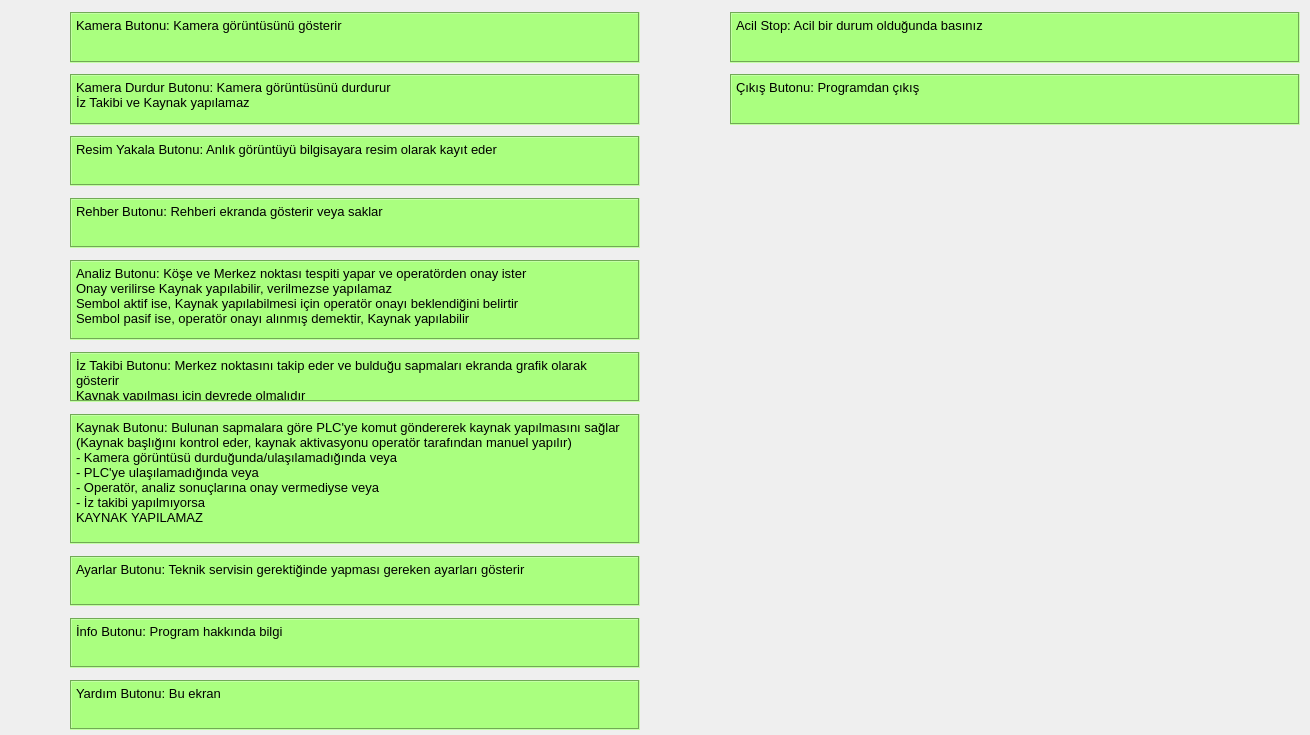
<?xml version="1.0" encoding="UTF-8"?>
<ui version="4.0">
 <class>helpDialog</class>
 <widget class="QDialog" name="helpDialog">
  <property name="windowModality">
   <enum>Qt::WindowModal</enum>
  </property>
  <property name="geometry">
   <rect>
    <x>0</x>
    <y>0</y>
    <width>1310</width>
    <height>735</height>
   </rect>
  </property>
  <property name="windowTitle">
   <string>Yardım Ekranı</string>
  </property>
  <property name="windowIcon">
   <iconset resource="icons.qrc">
    <normaloff>:/resources/Weather-icon.png</normaloff>:/resources/Weather-icon.png</iconset>
  </property>
  <widget class="QPushButton" name="infoButton">
   <property name="geometry">
    <rect>
     <x>0</x>
     <y>618</y>
     <width>52</width>
     <height>48</height>
    </rect>
   </property>
   <property name="text">
    <string/>
   </property>
   <property name="icon">
    <iconset resource="icons.qrc">
     <normaloff>:/resources/info-icon.png</normaloff>:/resources/info-icon.png</iconset>
   </property>
   <property name="iconSize">
    <size>
     <width>40</width>
     <height>40</height>
    </size>
   </property>
   <property name="flat">
    <bool>true</bool>
   </property>
  </widget>
  <widget class="QPushButton" name="analyzeButton">
   <property name="geometry">
    <rect>
     <x>2</x>
     <y>260</y>
     <width>60</width>
     <height>56</height>
    </rect>
   </property>
   <property name="toolTip">
    <string>Analiz</string>
   </property>
   <property name="text">
    <string/>
   </property>
   <property name="icon">
    <iconset resource="icons.qrc">
     <normaloff>:/resources/calculator-icon.png</normaloff>:/resources/calculator-icon.png</iconset>
   </property>
   <property name="iconSize">
    <size>
     <width>48</width>
     <height>48</height>
    </size>
   </property>
   <property name="flat">
    <bool>true</bool>
   </property>
  </widget>
  <widget class="QPushButton" name="playButton">
   <property name="geometry">
    <rect>
     <x>2</x>
     <y>12</y>
     <width>60</width>
     <height>56</height>
    </rect>
   </property>
   <property name="toolTip">
    <string>Kamera</string>
   </property>
   <property name="text">
    <string/>
   </property>
   <property name="icon">
    <iconset resource="icons.qrc">
     <normaloff>:/resources/Play-Normal-icon.png</normaloff>:/resources/Play-Normal-icon.png</iconset>
   </property>
   <property name="iconSize">
    <size>
     <width>48</width>
     <height>48</height>
    </size>
   </property>
   <property name="flat">
    <bool>true</bool>
   </property>
  </widget>
  <widget class="QPushButton" name="trackButton">
   <property name="enabled">
    <bool>true</bool>
   </property>
   <property name="geometry">
    <rect>
     <x>0</x>
     <y>352</y>
     <width>60</width>
     <height>56</height>
    </rect>
   </property>
   <property name="toolTip">
    <string>İz Takibi</string>
   </property>
   <property name="text">
    <string/>
   </property>
   <property name="icon">
    <iconset resource="icons.qrc">
     <normaloff>:/resources/Phone-Book-icon.png</normaloff>:/resources/Phone-Book-icon.png</iconset>
   </property>
   <property name="iconSize">
    <size>
     <width>48</width>
     <height>48</height>
    </size>
   </property>
   <property name="flat">
    <bool>true</bool>
   </property>
  </widget>
  <widget class="QPushButton" name="controlButton">
   <property name="enabled">
    <bool>true</bool>
   </property>
   <property name="geometry">
    <rect>
     <x>0</x>
     <y>414</y>
     <width>60</width>
     <height>56</height>
    </rect>
   </property>
   <property name="toolTip">
    <string>Kaynak</string>
   </property>
   <property name="text">
    <string/>
   </property>
   <property name="icon">
    <iconset resource="icons.qrc">
     <normaloff>:/resources/Weather-icon.png</normaloff>:/resources/Weather-icon.png</iconset>
   </property>
   <property name="iconSize">
    <size>
     <width>48</width>
     <height>48</height>
    </size>
   </property>
   <property name="flat">
    <bool>true</bool>
   </property>
  </widget>
  <widget class="QPushButton" name="screenShotButton">
   <property name="enabled">
    <bool>true</bool>
   </property>
   <property name="geometry">
    <rect>
     <x>2</x>
     <y>136</y>
     <width>60</width>
     <height>56</height>
    </rect>
   </property>
   <property name="toolTip">
    <string>Resim Yakala</string>
   </property>
   <property name="layoutDirection">
    <enum>Qt::LeftToRight</enum>
   </property>
   <property name="autoFillBackground">
    <bool>false</bool>
   </property>
   <property name="text">
    <string/>
   </property>
   <property name="icon">
    <iconset resource="icons.qrc">
     <normaloff>:/resources/Image-capture-icon.png</normaloff>:/resources/Image-capture-icon.png</iconset>
   </property>
   <property name="iconSize">
    <size>
     <width>48</width>
     <height>48</height>
    </size>
   </property>
   <property name="flat">
    <bool>true</bool>
   </property>
  </widget>
  <widget class="QPushButton" name="stopButton">
   <property name="enabled">
    <bool>true</bool>
   </property>
   <property name="geometry">
    <rect>
     <x>2</x>
     <y>74</y>
     <width>60</width>
     <height>56</height>
    </rect>
   </property>
   <property name="toolTip">
    <string>Kamera Durdur</string>
   </property>
   <property name="text">
    <string/>
   </property>
   <property name="icon">
    <iconset resource="icons.qrc">
     <normaloff>:/resources/Stop-Normal-icon.png</normaloff>:/resources/Stop-Normal-icon.png</iconset>
   </property>
   <property name="iconSize">
    <size>
     <width>48</width>
     <height>48</height>
    </size>
   </property>
   <property name="flat">
    <bool>true</bool>
   </property>
  </widget>
  <widget class="QPushButton" name="guideButton">
   <property name="geometry">
    <rect>
     <x>2</x>
     <y>198</y>
     <width>60</width>
     <height>56</height>
    </rect>
   </property>
   <property name="toolTip">
    <string>Rehber</string>
   </property>
   <property name="text">
    <string/>
   </property>
   <property name="icon">
    <iconset resource="icons.qrc">
     <normaloff>:/resources/target.png</normaloff>:/resources/target.png</iconset>
   </property>
   <property name="iconSize">
    <size>
     <width>48</width>
     <height>48</height>
    </size>
   </property>
   <property name="flat">
    <bool>true</bool>
   </property>
  </widget>
  <widget class="QPushButton" name="settingsButton">
   <property name="geometry">
    <rect>
     <x>0</x>
     <y>555</y>
     <width>60</width>
     <height>56</height>
    </rect>
   </property>
   <property name="toolTip">
    <string>Ayarlar</string>
   </property>
   <property name="text">
    <string/>
   </property>
   <property name="icon">
    <iconset resource="icons.qrc">
     <normaloff>:/resources/settings-icon.png</normaloff>:/resources/settings-icon.png</iconset>
   </property>
   <property name="iconSize">
    <size>
     <width>48</width>
     <height>48</height>
    </size>
   </property>
   <property name="flat">
    <bool>true</bool>
   </property>
  </widget>
  <widget class="QPlainTextEdit" name="plainTextEdit">
   <property name="geometry">
    <rect>
     <x>70</x>
     <y>12</y>
     <width>570</width>
     <height>51</height>
    </rect>
   </property>
   <property name="font">
    <font>
     <family>Arial</family>
     <pointsize>10</pointsize>
     <weight>50</weight>
     <bold>false</bold>
    </font>
   </property>
   <property name="styleSheet">
    <string notr="true">background-color: rgb(170, 255, 127);</string>
   </property>
   <property name="frameShape">
    <enum>QFrame::Box</enum>
   </property>
   <property name="verticalScrollBarPolicy">
    <enum>Qt::ScrollBarAlwaysOff</enum>
   </property>
   <property name="horizontalScrollBarPolicy">
    <enum>Qt::ScrollBarAlwaysOff</enum>
   </property>
   <property name="tabChangesFocus">
    <bool>false</bool>
   </property>
   <property name="documentTitle">
    <string/>
   </property>
   <property name="readOnly">
    <bool>true</bool>
   </property>
   <property name="plainText">
    <string>Kamera Butonu: Kamera görüntüsünü gösterir</string>
   </property>
   <property name="backgroundVisible">
    <bool>false</bool>
   </property>
  </widget>
  <widget class="QPlainTextEdit" name="plainTextEdit_2">
   <property name="geometry">
    <rect>
     <x>70</x>
     <y>74</y>
     <width>570</width>
     <height>51</height>
    </rect>
   </property>
   <property name="font">
    <font>
     <family>Arial</family>
     <pointsize>10</pointsize>
    </font>
   </property>
   <property name="styleSheet">
    <string notr="true">background-color: rgb(170, 255, 127);</string>
   </property>
   <property name="frameShape">
    <enum>QFrame::Box</enum>
   </property>
   <property name="verticalScrollBarPolicy">
    <enum>Qt::ScrollBarAlwaysOff</enum>
   </property>
   <property name="horizontalScrollBarPolicy">
    <enum>Qt::ScrollBarAlwaysOff</enum>
   </property>
   <property name="tabChangesFocus">
    <bool>false</bool>
   </property>
   <property name="documentTitle">
    <string/>
   </property>
   <property name="readOnly">
    <bool>true</bool>
   </property>
   <property name="plainText">
    <string>Kamera Durdur Butonu: Kamera görüntüsünü durdurur
İz Takibi ve Kaynak yapılamaz</string>
   </property>
   <property name="backgroundVisible">
    <bool>false</bool>
   </property>
  </widget>
  <widget class="QPlainTextEdit" name="plainTextEdit_3">
   <property name="geometry">
    <rect>
     <x>70</x>
     <y>136</y>
     <width>570</width>
     <height>50</height>
    </rect>
   </property>
   <property name="font">
    <font>
     <family>Arial</family>
     <pointsize>10</pointsize>
     <weight>50</weight>
     <bold>false</bold>
    </font>
   </property>
   <property name="styleSheet">
    <string notr="true">background-color: rgb(170, 255, 127);</string>
   </property>
   <property name="frameShape">
    <enum>QFrame::Box</enum>
   </property>
   <property name="verticalScrollBarPolicy">
    <enum>Qt::ScrollBarAlwaysOff</enum>
   </property>
   <property name="horizontalScrollBarPolicy">
    <enum>Qt::ScrollBarAlwaysOff</enum>
   </property>
   <property name="tabChangesFocus">
    <bool>false</bool>
   </property>
   <property name="documentTitle">
    <string/>
   </property>
   <property name="readOnly">
    <bool>true</bool>
   </property>
   <property name="plainText">
    <string>Resim Yakala Butonu: Anlık görüntüyü bilgisayara resim olarak kayıt eder</string>
   </property>
   <property name="backgroundVisible">
    <bool>false</bool>
   </property>
  </widget>
  <widget class="QPlainTextEdit" name="plainTextEdit_4">
   <property name="geometry">
    <rect>
     <x>70</x>
     <y>198</y>
     <width>570</width>
     <height>50</height>
    </rect>
   </property>
   <property name="font">
    <font>
     <family>Arial</family>
     <pointsize>10</pointsize>
     <weight>50</weight>
     <bold>false</bold>
    </font>
   </property>
   <property name="styleSheet">
    <string notr="true">background-color: rgb(170, 255, 127);</string>
   </property>
   <property name="frameShape">
    <enum>QFrame::Box</enum>
   </property>
   <property name="verticalScrollBarPolicy">
    <enum>Qt::ScrollBarAlwaysOff</enum>
   </property>
   <property name="horizontalScrollBarPolicy">
    <enum>Qt::ScrollBarAlwaysOff</enum>
   </property>
   <property name="tabChangesFocus">
    <bool>false</bool>
   </property>
   <property name="documentTitle">
    <string/>
   </property>
   <property name="readOnly">
    <bool>true</bool>
   </property>
   <property name="plainText">
    <string>Rehber Butonu: Rehberi ekranda gösterir veya saklar</string>
   </property>
   <property name="backgroundVisible">
    <bool>false</bool>
   </property>
  </widget>
  <widget class="QPlainTextEdit" name="plainTextEdit_5">
   <property name="geometry">
    <rect>
     <x>70</x>
     <y>260</y>
     <width>570</width>
     <height>80</height>
    </rect>
   </property>
   <property name="font">
    <font>
     <family>Arial</family>
     <pointsize>10</pointsize>
     <weight>50</weight>
     <bold>false</bold>
    </font>
   </property>
   <property name="styleSheet">
    <string notr="true">background-color: rgb(170, 255, 127);</string>
   </property>
   <property name="frameShape">
    <enum>QFrame::Box</enum>
   </property>
   <property name="verticalScrollBarPolicy">
    <enum>Qt::ScrollBarAlwaysOff</enum>
   </property>
   <property name="horizontalScrollBarPolicy">
    <enum>Qt::ScrollBarAlwaysOff</enum>
   </property>
   <property name="tabChangesFocus">
    <bool>false</bool>
   </property>
   <property name="documentTitle">
    <string/>
   </property>
   <property name="readOnly">
    <bool>true</bool>
   </property>
   <property name="plainText">
    <string>Analiz Butonu: Köşe ve Merkez noktası tespiti yapar ve operatörden onay ister
Onay verilirse Kaynak yapılabilir, verilmezse yapılamaz
Sembol aktif ise, Kaynak yapılabilmesi için operatör onayı beklendiğini belirtir
Sembol pasif ise, operatör onayı alınmış demektir, Kaynak yapılabilir</string>
   </property>
   <property name="backgroundVisible">
    <bool>false</bool>
   </property>
  </widget>
  <widget class="QPlainTextEdit" name="plainTextEdit_6">
   <property name="geometry">
    <rect>
     <x>70</x>
     <y>352</y>
     <width>570</width>
     <height>50</height>
    </rect>
   </property>
   <property name="font">
    <font>
     <family>Arial</family>
     <pointsize>10</pointsize>
     <weight>50</weight>
     <bold>false</bold>
    </font>
   </property>
   <property name="styleSheet">
    <string notr="true">background-color: rgb(170, 255, 127);</string>
   </property>
   <property name="frameShape">
    <enum>QFrame::Box</enum>
   </property>
   <property name="verticalScrollBarPolicy">
    <enum>Qt::ScrollBarAlwaysOff</enum>
   </property>
   <property name="horizontalScrollBarPolicy">
    <enum>Qt::ScrollBarAlwaysOff</enum>
   </property>
   <property name="tabChangesFocus">
    <bool>false</bool>
   </property>
   <property name="documentTitle">
    <string/>
   </property>
   <property name="readOnly">
    <bool>true</bool>
   </property>
   <property name="plainText">
    <string>İz Takibi Butonu: Merkez noktasını takip eder ve bulduğu sapmaları ekranda grafik olarak gösterir
Kaynak yapılması için devrede olmalıdır</string>
   </property>
   <property name="backgroundVisible">
    <bool>false</bool>
   </property>
  </widget>
  <widget class="QPlainTextEdit" name="plainTextEdit_7">
   <property name="geometry">
    <rect>
     <x>70</x>
     <y>414</y>
     <width>570</width>
     <height>130</height>
    </rect>
   </property>
   <property name="font">
    <font>
     <family>Arial</family>
     <pointsize>10</pointsize>
     <weight>50</weight>
     <bold>false</bold>
    </font>
   </property>
   <property name="styleSheet">
    <string notr="true">background-color: rgb(170, 255, 127);</string>
   </property>
   <property name="frameShape">
    <enum>QFrame::Box</enum>
   </property>
   <property name="verticalScrollBarPolicy">
    <enum>Qt::ScrollBarAlwaysOff</enum>
   </property>
   <property name="horizontalScrollBarPolicy">
    <enum>Qt::ScrollBarAlwaysOff</enum>
   </property>
   <property name="tabChangesFocus">
    <bool>false</bool>
   </property>
   <property name="documentTitle">
    <string/>
   </property>
   <property name="readOnly">
    <bool>true</bool>
   </property>
   <property name="plainText">
    <string>Kaynak Butonu: Bulunan sapmalara göre PLC'ye komut göndererek kaynak yapılmasını sağlar
(Kaynak başlığını kontrol eder, kaynak aktivasyonu operatör tarafından manuel yapılır)
- Kamera görüntüsü durduğunda/ulaşılamadığında veya
- PLC'ye ulaşılamadığında veya
- Operatör, analiz sonuçlarına onay vermediyse veya
- İz takibi yapılmıyorsa
KAYNAK YAPILAMAZ</string>
   </property>
   <property name="backgroundVisible">
    <bool>false</bool>
   </property>
  </widget>
  <widget class="QPlainTextEdit" name="plainTextEdit_8">
   <property name="geometry">
    <rect>
     <x>70</x>
     <y>556</y>
     <width>570</width>
     <height>50</height>
    </rect>
   </property>
   <property name="font">
    <font>
     <family>Arial</family>
     <pointsize>10</pointsize>
     <weight>50</weight>
     <bold>false</bold>
    </font>
   </property>
   <property name="styleSheet">
    <string notr="true">background-color: rgb(170, 255, 127);</string>
   </property>
   <property name="frameShape">
    <enum>QFrame::Box</enum>
   </property>
   <property name="verticalScrollBarPolicy">
    <enum>Qt::ScrollBarAlwaysOff</enum>
   </property>
   <property name="horizontalScrollBarPolicy">
    <enum>Qt::ScrollBarAlwaysOff</enum>
   </property>
   <property name="tabChangesFocus">
    <bool>false</bool>
   </property>
   <property name="documentTitle">
    <string/>
   </property>
   <property name="readOnly">
    <bool>true</bool>
   </property>
   <property name="plainText">
    <string>Ayarlar Butonu: Teknik servisin gerektiğinde yapması gereken ayarları gösterir</string>
   </property>
   <property name="backgroundVisible">
    <bool>false</bool>
   </property>
  </widget>
  <widget class="QPlainTextEdit" name="plainTextEdit_9">
   <property name="geometry">
    <rect>
     <x>70</x>
     <y>618</y>
     <width>570</width>
     <height>50</height>
    </rect>
   </property>
   <property name="font">
    <font>
     <family>Arial</family>
     <pointsize>10</pointsize>
     <weight>50</weight>
     <bold>false</bold>
    </font>
   </property>
   <property name="styleSheet">
    <string notr="true">background-color: rgb(170, 255, 127);</string>
   </property>
   <property name="frameShape">
    <enum>QFrame::Box</enum>
   </property>
   <property name="verticalScrollBarPolicy">
    <enum>Qt::ScrollBarAlwaysOff</enum>
   </property>
   <property name="horizontalScrollBarPolicy">
    <enum>Qt::ScrollBarAlwaysOff</enum>
   </property>
   <property name="tabChangesFocus">
    <bool>false</bool>
   </property>
   <property name="documentTitle">
    <string/>
   </property>
   <property name="readOnly">
    <bool>true</bool>
   </property>
   <property name="plainText">
    <string>İnfo Butonu: Program hakkında bilgi</string>
   </property>
   <property name="backgroundVisible">
    <bool>false</bool>
   </property>
  </widget>
  <widget class="QPlainTextEdit" name="plainTextEdit_10">
   <property name="geometry">
    <rect>
     <x>70</x>
     <y>680</y>
     <width>570</width>
     <height>50</height>
    </rect>
   </property>
   <property name="font">
    <font>
     <family>Arial</family>
     <pointsize>10</pointsize>
     <weight>50</weight>
     <bold>false</bold>
    </font>
   </property>
   <property name="styleSheet">
    <string notr="true">background-color: rgb(170, 255, 127);</string>
   </property>
   <property name="frameShape">
    <enum>QFrame::Box</enum>
   </property>
   <property name="verticalScrollBarPolicy">
    <enum>Qt::ScrollBarAlwaysOff</enum>
   </property>
   <property name="horizontalScrollBarPolicy">
    <enum>Qt::ScrollBarAlwaysOff</enum>
   </property>
   <property name="tabChangesFocus">
    <bool>false</bool>
   </property>
   <property name="documentTitle">
    <string/>
   </property>
   <property name="readOnly">
    <bool>true</bool>
   </property>
   <property name="plainText">
    <string>Yardım Butonu: Bu ekran</string>
   </property>
   <property name="backgroundVisible">
    <bool>false</bool>
   </property>
  </widget>
  <widget class="QPushButton" name="helpButton">
   <property name="geometry">
    <rect>
     <x>0</x>
     <y>680</y>
     <width>48</width>
     <height>48</height>
    </rect>
   </property>
   <property name="text">
    <string/>
   </property>
   <property name="icon">
    <iconset resource="icons.qrc">
     <normaloff>:/resources/Button-Help-icon.png</normaloff>:/resources/Button-Help-icon.png</iconset>
   </property>
   <property name="iconSize">
    <size>
     <width>40</width>
     <height>40</height>
    </size>
   </property>
   <property name="flat">
    <bool>true</bool>
   </property>
  </widget>
  <widget class="QPushButton" name="exitButton">
   <property name="geometry">
    <rect>
     <x>670</x>
     <y>74</y>
     <width>48</width>
     <height>48</height>
    </rect>
   </property>
   <property name="toolTip">
    <string>Çıkış</string>
   </property>
   <property name="text">
    <string/>
   </property>
   <property name="icon">
    <iconset resource="icons.qrc">
     <normaloff>:/resources/exit-48.png</normaloff>:/resources/exit-48.png</iconset>
   </property>
   <property name="iconSize">
    <size>
     <width>48</width>
     <height>48</height>
    </size>
   </property>
   <property name="flat">
    <bool>true</bool>
   </property>
  </widget>
  <widget class="QPushButton" name="emergencyButton">
   <property name="geometry">
    <rect>
     <x>660</x>
     <y>0</y>
     <width>70</width>
     <height>70</height>
    </rect>
   </property>
   <property name="text">
    <string/>
   </property>
   <property name="icon">
    <iconset resource="icons.qrc">
     <normaloff>:/resources/Emergency-Stop-Enabled-Icon.png</normaloff>:/resources/Emergency-Stop-Enabled-Icon.png</iconset>
   </property>
   <property name="iconSize">
    <size>
     <width>64</width>
     <height>64</height>
    </size>
   </property>
   <property name="flat">
    <bool>true</bool>
   </property>
  </widget>
  <widget class="QPlainTextEdit" name="plainTextEdit_11">
   <property name="geometry">
    <rect>
     <x>730</x>
     <y>12</y>
     <width>570</width>
     <height>51</height>
    </rect>
   </property>
   <property name="font">
    <font>
     <family>Arial</family>
     <pointsize>10</pointsize>
     <weight>50</weight>
     <bold>false</bold>
    </font>
   </property>
   <property name="styleSheet">
    <string notr="true">background-color: rgb(170, 255, 127);</string>
   </property>
   <property name="frameShape">
    <enum>QFrame::Box</enum>
   </property>
   <property name="verticalScrollBarPolicy">
    <enum>Qt::ScrollBarAlwaysOff</enum>
   </property>
   <property name="horizontalScrollBarPolicy">
    <enum>Qt::ScrollBarAlwaysOff</enum>
   </property>
   <property name="tabChangesFocus">
    <bool>false</bool>
   </property>
   <property name="documentTitle">
    <string/>
   </property>
   <property name="readOnly">
    <bool>true</bool>
   </property>
   <property name="plainText">
    <string>Acil Stop: Acil bir durum olduğunda basınız</string>
   </property>
   <property name="backgroundVisible">
    <bool>false</bool>
   </property>
  </widget>
  <widget class="QPlainTextEdit" name="plainTextEdit_12">
   <property name="geometry">
    <rect>
     <x>730</x>
     <y>74</y>
     <width>570</width>
     <height>51</height>
    </rect>
   </property>
   <property name="font">
    <font>
     <family>Arial</family>
     <pointsize>10</pointsize>
     <weight>50</weight>
     <bold>false</bold>
    </font>
   </property>
   <property name="styleSheet">
    <string notr="true">background-color: rgb(170, 255, 127);</string>
   </property>
   <property name="frameShape">
    <enum>QFrame::Box</enum>
   </property>
   <property name="verticalScrollBarPolicy">
    <enum>Qt::ScrollBarAlwaysOff</enum>
   </property>
   <property name="horizontalScrollBarPolicy">
    <enum>Qt::ScrollBarAlwaysOff</enum>
   </property>
   <property name="tabChangesFocus">
    <bool>false</bool>
   </property>
   <property name="documentTitle">
    <string/>
   </property>
   <property name="readOnly">
    <bool>true</bool>
   </property>
   <property name="plainText">
    <string>Çıkış Butonu: Programdan çıkış</string>
   </property>
   <property name="backgroundVisible">
    <bool>false</bool>
   </property>
  </widget>
 </widget>
 <resources>
  <include location="icons.qrc"/>
 </resources>
 <connections/>
</ui>
